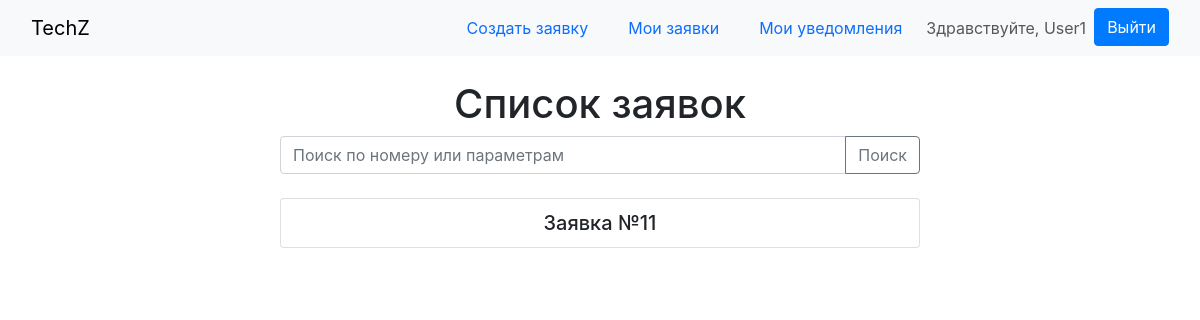
The app's page /tech/requests/ (signed in), older data.
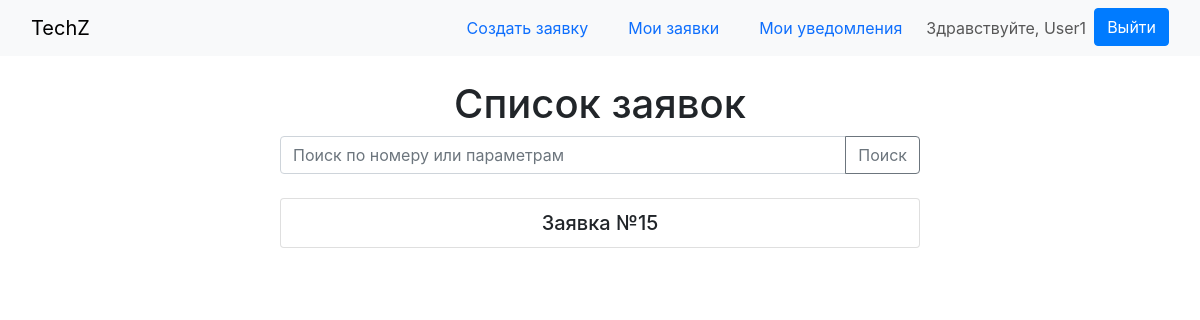
The same page, newer data.
### tech/models.py (models this page shows, shortened)
class Request(models.Model):
    number = models.AutoField(primary_key=True, verbose_name='Номер заявки')
    date_added = models.DateField(auto_now_add=True, verbose_name='Дата добавления')
    equipment = models.ForeignKey(Equipment, on_delete=models.CASCADE, verbose_name='Оборудование')
    issue_type = models.ForeignKey(IssueType, on_delete=models.CASCADE, verbose_name='Тип проблемы')
    description = models.TextField(verbose_name='Описание')
    client = models.ForeignKey(UserProfile, limit_choices_to={'role': 'user', 'user__is_staff': False},
                               on_delete=models.CASCADE, verbose_name='Клиент')
    status_choices = [
        ('pending', 'В ожидании'),
        ('in_progress', 'В работе'),
        ('completed', 'Выполнена'),
    ]
    status = models.CharField(max_length=20, choices=status_choices, default='pending', verbose_name='Статус')
    date_closed = models.DateField(null=True, blank=True, verbose_name='Дата закрытия')
    class Meta:
        verbose_name = 'Заявка'
        verbose_name_plural = 'Заявки'

### tech/views.py (the view, shortened to what this page needs)
# urls.py: path('requests/', views.request_list, name='request_list'),
@login_required(login_url='login')
def request_list(request):
    if request.user.userprofile.role == 'admin':
        requests = Request.objects.all()
    else:
        requests = Request.objects.filter(client=request.user.userprofile)
    search_query = request.GET.get('search_query')
    return render(request, 'request_list.html', {'requests': requests})

### templates/request_list.html (shortened to what this page needs)
{% extends 'base.html' %}
{% block content %}
    <div class="container mt-4">
        {% if requests %}
            <h1 class="text-center">Список заявок</h1>
            <form method="GET" action="{% url 'request_list' %}">
                <div class="input-group mb-3">
                    <input type="text" class="form-control" placeholder="Поиск по номеру или параметрам"
                           name="search_query" value="{{ request.GET.search_query }}">
                    <button class="btn btn-outline-secondary" type="submit">Поиск</button>
                </div>
            </form>
            <div class="list-group text-center">
                <ul class="list-group">
                    {% for request in requests %}
                        <a class="h5 list-group-item  mt-2"
                           href="{% url 'request_detail' pk=request.pk %}">Заявка №{{ request.number }}</a>
                    {% endfor %}
                </ul>
            </div>
        {% else %}
            <h1 class="text-center">В данный момент нет активных заявок.</h1>
        {% endif %}
    </div>
{% endblock %}

Row changes from the older to the newer data that the page shows:
no longer on this page (row edited): Request: number "11"
added Request: number "15"
